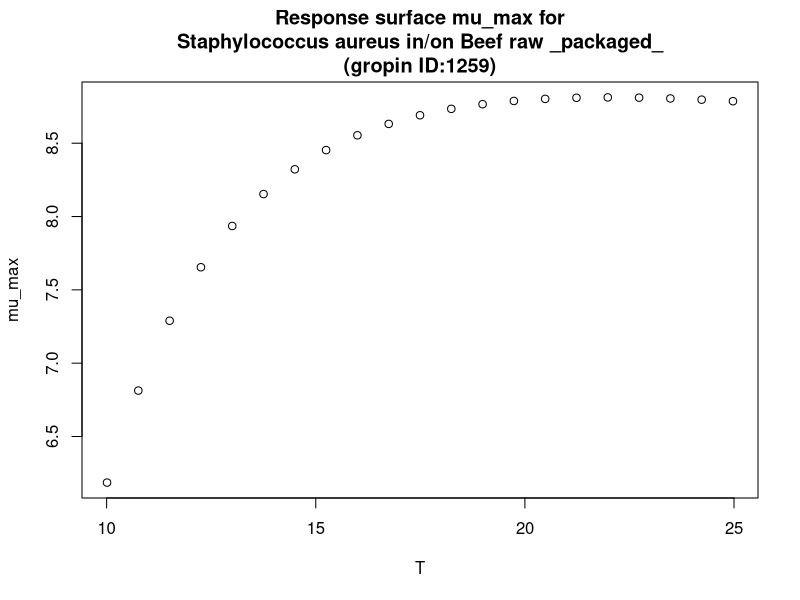

Write R code to recreate this figure.
#############################
# start of Parameter script
#############################
T <- seq(10.01,24.975024975025,length.out=21)
#############################
# end of Parameter script
#############################
############################# 
# start of Model script Gropin ID 1259 
#############################
 
# constant coefficients for this model
 
variables <- data.frame(T)
argumentsPar <- expand.grid(variables)
 
# heart of the model
response_surface <- function(T) {
   mumax <-6.984+80.47/T-885.5/T^2

return(mumax=mumax)
} 

# output parameters
mumax <- cbind(argumentsPar,response_surface(argumentsPar['T']))
colnames(mumax) <- c(colnames(argumentsPar),'mumax')
#############################
# End of Model script
#############################
############################# 
# start of Visualisation script Gropin ID 1259 
#############################
plot(T,mumax$mumax,
                          xlab='T',
                          ylab='mu_max',main='Response surface mu_max for
Staphylococcus aureus in/on Beef raw _packaged_
(gropin ID:1259)')
#############################
# End of Visualisation script
#############################
